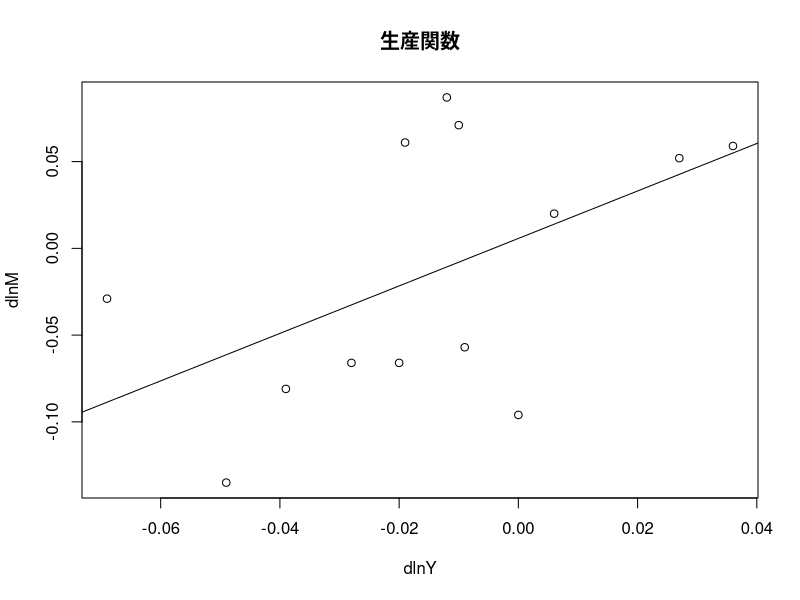

Recreate this plot in R. (Note: this script raises an error after producing the figure.)
data1 <- read.table("ke0502.csv",header = TRUE, sep =",")
data1
plot(data1$dlnL, data1$dlnY,xlab="dlnY",ylab="dlnM",main="生産関数")
fm2 <- lm(dlnY ~ dlnL, data = data1)
summary(fm2)
abline(fm2)
dwtest(fm2)